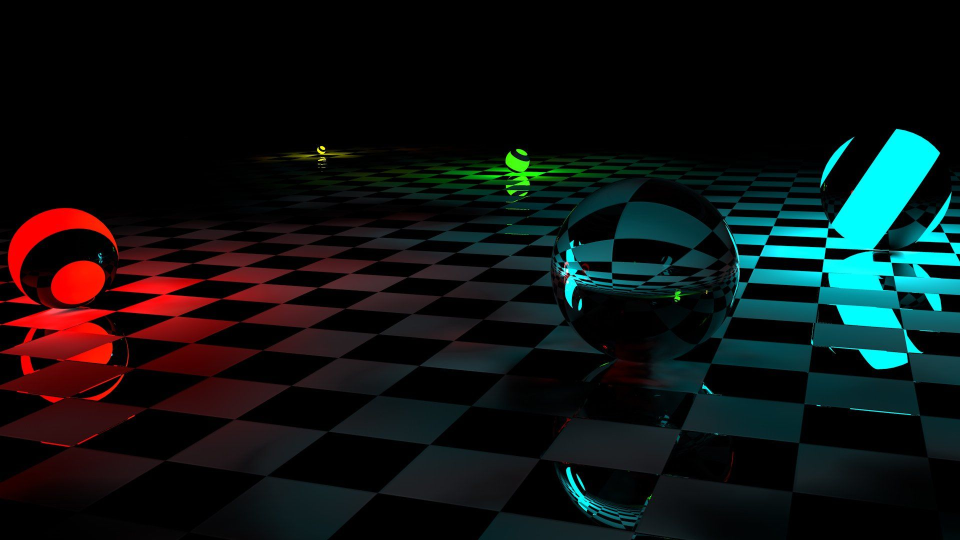
#> input picture Python_Basic_Assignment/ER0M_DM.jpg, 1920 x 1080 px (shown at 1/2 size)
$ jupyter execute Assignment_14.ipynb
#> lines starting #> are read from the running program, lines starting #| are printed output that depends on the picture
<h1 align=center><font size = 10>Full Stack Data Science BootCamp 2.0</font></h1>
<h2 align=center><font size = 7>Python Basic</font></h2>

<h3 align=left><font size = 5>Assignment_14</font></h3>
<h4 align=left><font size = 4>Dnyaneshwar More</font></h4>

## Question   1.
 What does RGBA stand for?
### Answere

Its stand for **`Red-Green-Blue-Alpha`**

## Question   2.
From the Pillow module, how do you get the RGBA value of any images?
### Answere

following steps needs tobe followed:=

from PIL import Image
img = Image.open('crop.jpg')
rgba = img.conevrt("RGBA")
datas = rgba.getdata()

## Question 3.
What is a box tuple, and how does it work?
### Answere

The `box.tuple` submodule provides read-only acces foe the tuple userdata type.It allows, for a singel tuple selective retrieval of the field cintents retrieval of information about size iteration over all the fields and cinversion. We cam ise it in the folloeing ways;

## Question   4.
Use your image and load in notebook then, How can you find out the width and height of an
Image object?
### Answere

We could use the image class of `IPython.disply` to load and. we can very the width and height to adjust the image size

## Question   5.
What method would you call to get Image object for a 100×100 image, excluding the lower-left
quarter of it?
### Answere

We can do the following ways

[cell 1]
from PIL import Image
im = Image.open('ER0M_DM.jpg')
#> im is the input picture: PIL image 1920x1080 RGB; mean R, G, B 14.1, 19.5, 19.8
crop =im.crop((40,20,2000,2000))
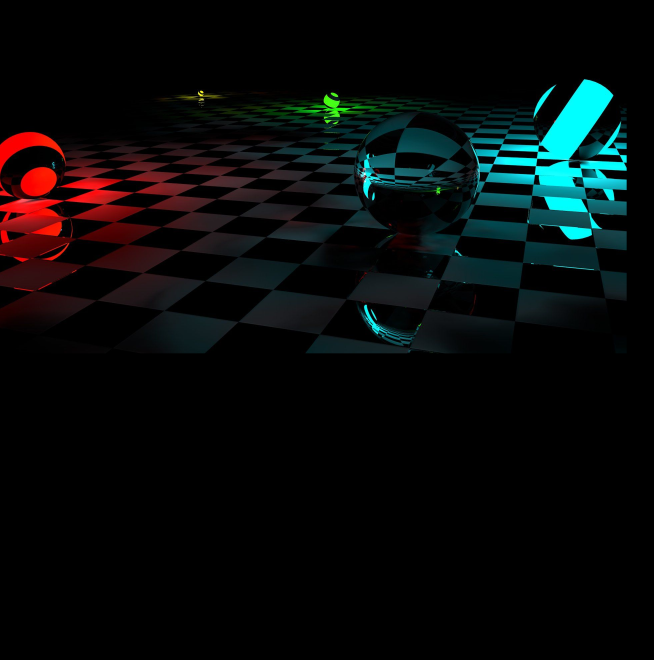
#> crop: PIL image 1960x1980 RGB (shown at 1/3 size); mean R, G, B 7.3, 10.4, 10.5
crop.save('crop.jpg',quality=95)
